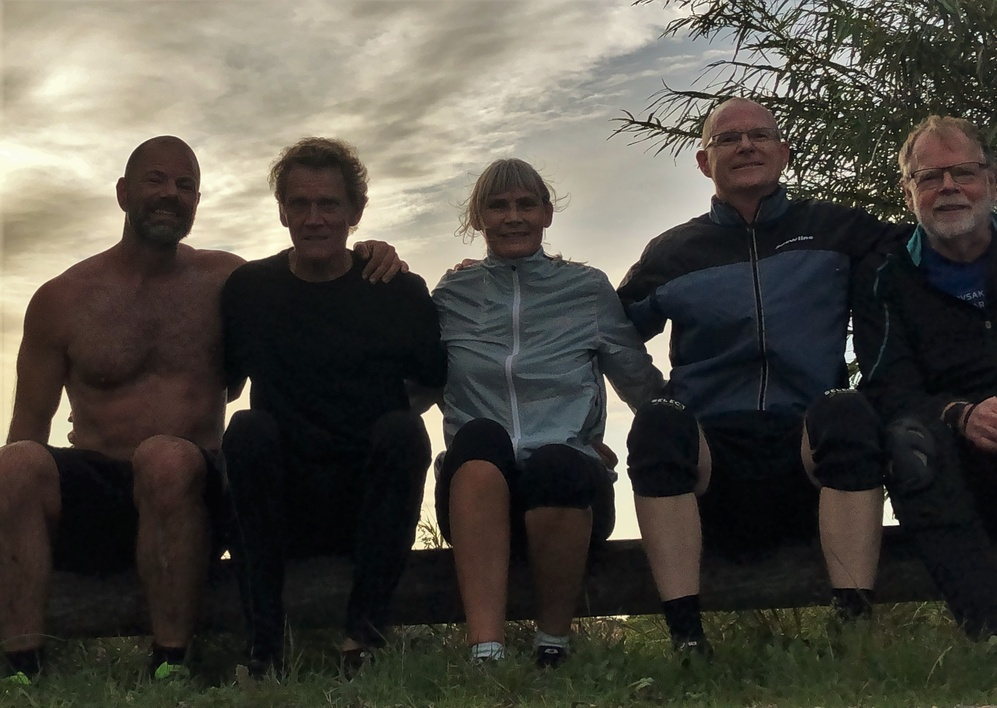
#> input picture convmappe_til_stud/brabrand.jpeg, 997 x 708 px, shrunk from 2372 x 1684 before the run
$ python Convolutions.py
#> lines starting #> are read from the running program, lines starting #| are printed output that depends on the picture
# pip install numpy
# pip install opencv-python


import sys

import cv2
import numpy as np


# Grayscale Image
def processImage(image):
#> called with image = 'brabrand.jpeg'
    image = cv2.imread(image)
#> image is the input picture: shape (708, 997, 3); mean B, G, R 67.1, 74.4, 77.3
    image = cv2.cvtColor(src=image, code=cv2.COLOR_BGR2GRAY)
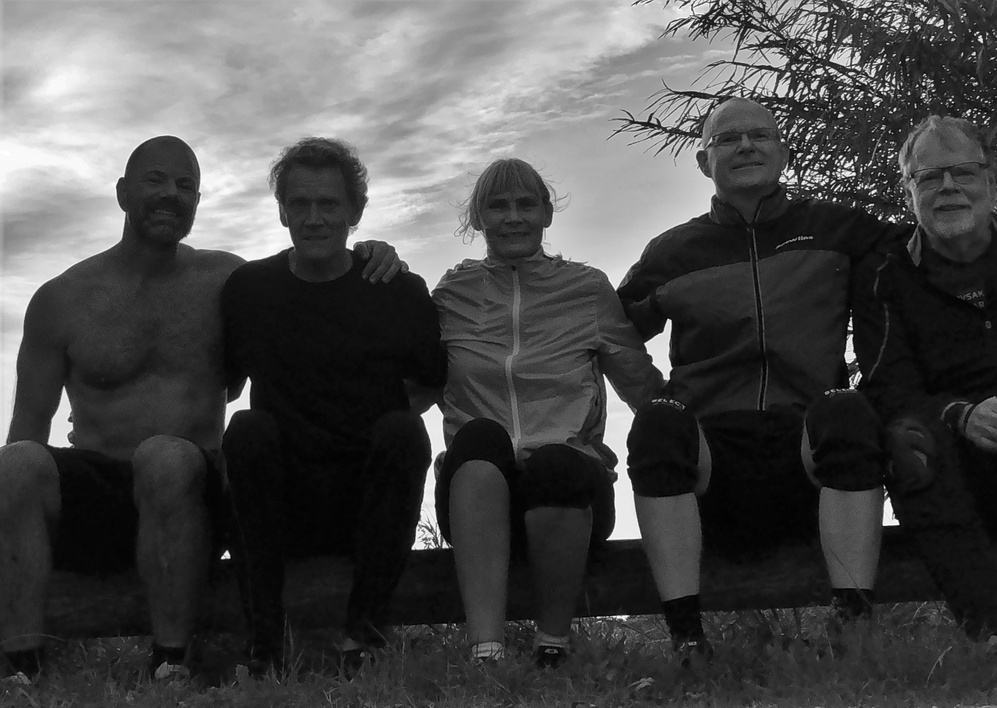
#> image: shape (708, 997); min 0, max 254, mean 74.4
    return image


def convolve2D(image, kernel, padding=0, strides=1):
    # Cross Correlation
#> called with kernel = array of shape (3, 3), padding = 2, strides = 1
    kernel = np.flipud(np.fliplr(kernel))

    # Gather Shapes of Kernel + Image + Padding
    xKernShape = kernel.shape[0]
    yKernShape = kernel.shape[1]
    xImgShape = image.shape[0]
#> xImgShape = 708
    yImgShape = image.shape[1]
#> yImgShape = 997

    # Shape of Output Convolution
    xOutput = int(((xImgShape - xKernShape + 2 * padding) / strides) + 1)
#> xOutput = 710
    yOutput = int(((yImgShape - yKernShape + 2 * padding) / strides) + 1)
#> yOutput = 999
    output = np.zeros((xOutput, yOutput))

    # Apply Equal Padding to All Sides
    if padding != 0:
        imagePadded = np.zeros((image.shape[0] + padding*2, image.shape[1] + padding*2))
        imagePadded[int(padding):int(-1 * padding), int(padding):int(-1 * padding)] = image
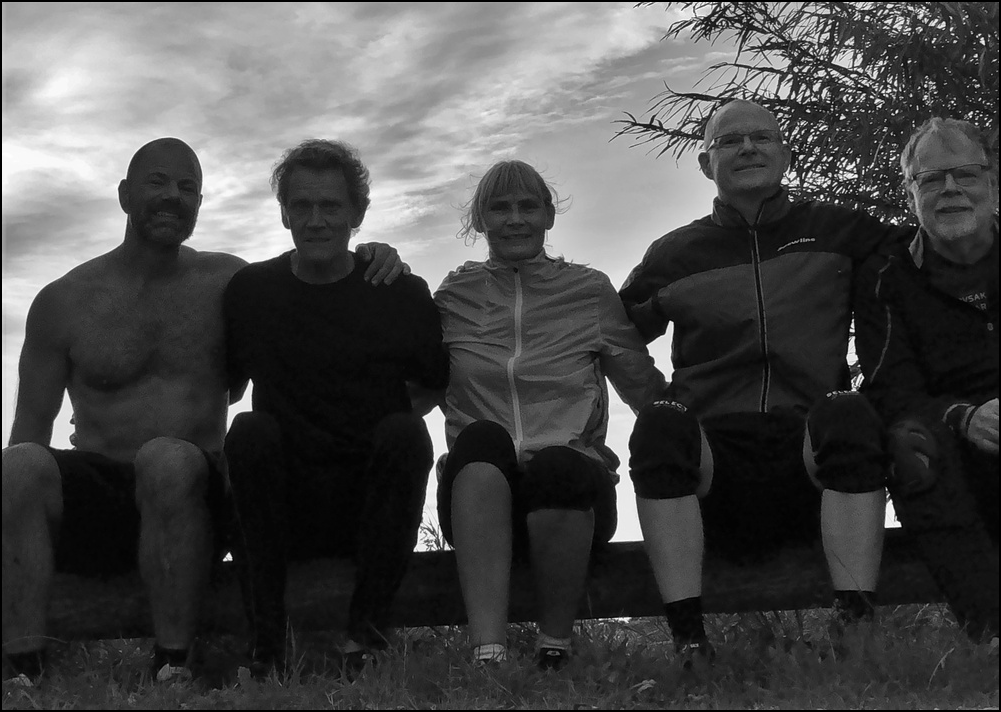
#> imagePadded: shape (712, 1001) float64; min 0, max 254, mean 73.7
    else:
        imagePadded = image

    # Iterate through image
    for y in range(image.shape[1]):
        # Exit Convolution
        if y > image.shape[1] - yKernShape:
            break
        # Only Convolve if y has gone down by the specified Strides
        if y % strides == 0:
            for x in range(image.shape[0]):
                # Go to next row once kernel is out of bounds
                if x > image.shape[0] - xKernShape:
                    break
                try:
                    # Only Convolve if x has moved by the specified Strides
                    if x % strides == 0:
                        output[x, y] = (kernel * imagePadded[x: x + xKernShape, y: y + yKernShape]).sum()
                except:
                    break
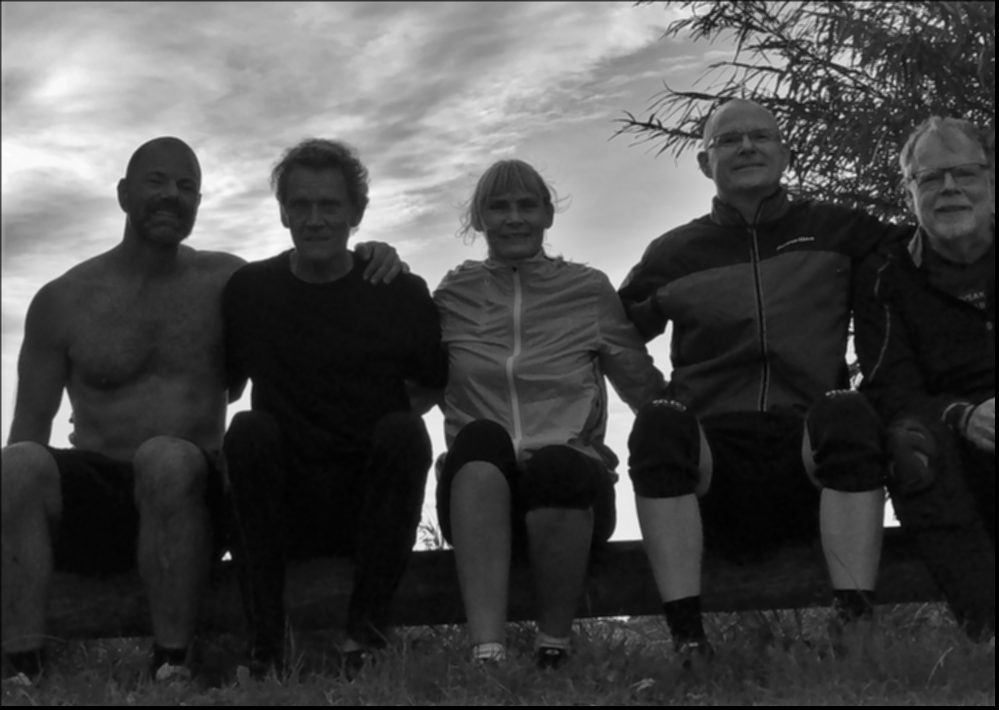
#> output: shape (710, 999) float64; min 0, max 253.9, mean 73.7

    return output


if __name__ == '__main__':
    # Grayscale Image
    #image = processImage('Image.jpeg')
    image = processImage('brabrand.jpeg')

    # Edge Detection Kernel
    #kernel = np.array([[-1, -1, -1], [-1, 8, -1], [-1, -1, -1]])
    kernel = np.array([[1/9,1/9, 1/9],[1/9,1/9, 1/9],[1/9,1/9, 1/9]])

    # Convolve and Save Output
    output = convolve2D(image, kernel, padding=2)
    cv2.imwrite('2DConvolved.jpg', output)

$ run again, with convmappe_til_stud/skov.jpg copied over convmappe_til_stud/brabrand.jpeg
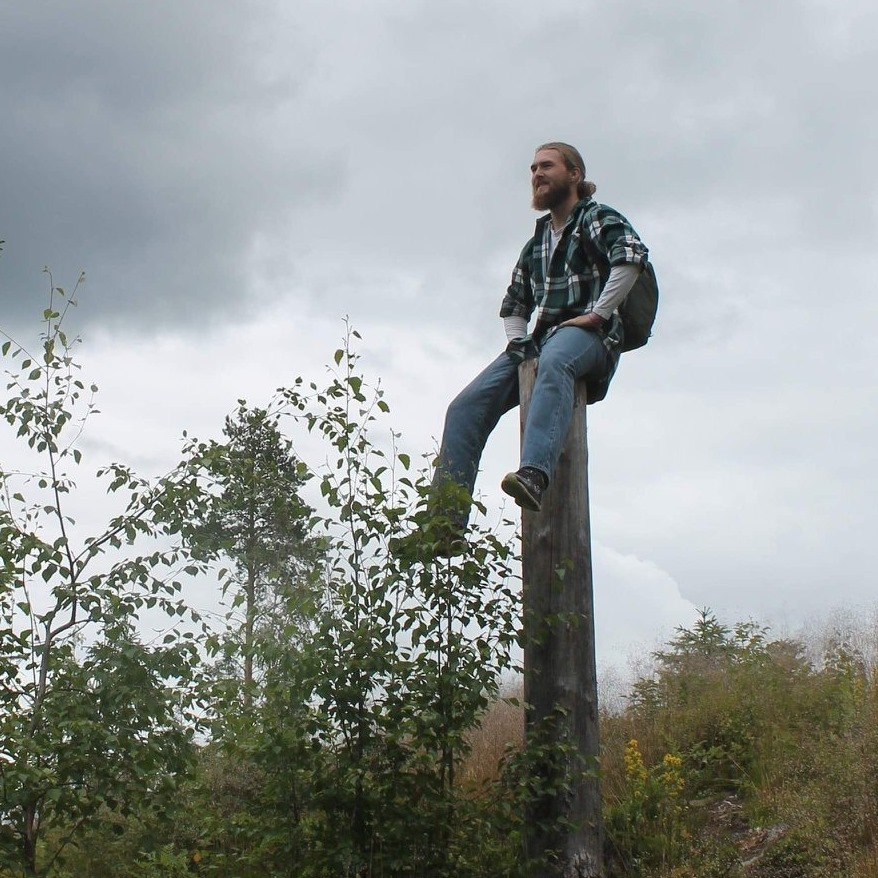
#> input picture convmappe_til_stud/skov.jpg, 878 x 878 px
#> in processImage, image is the input picture: shape (878, 878, 3); mean B, G, R 152.2, 154.5, 149.5
#> image: shape (878, 878)
#> in convolve2D, `imagePadded[int(padding):int(-1 * padding), int(padding):int(-1 * padd..`:
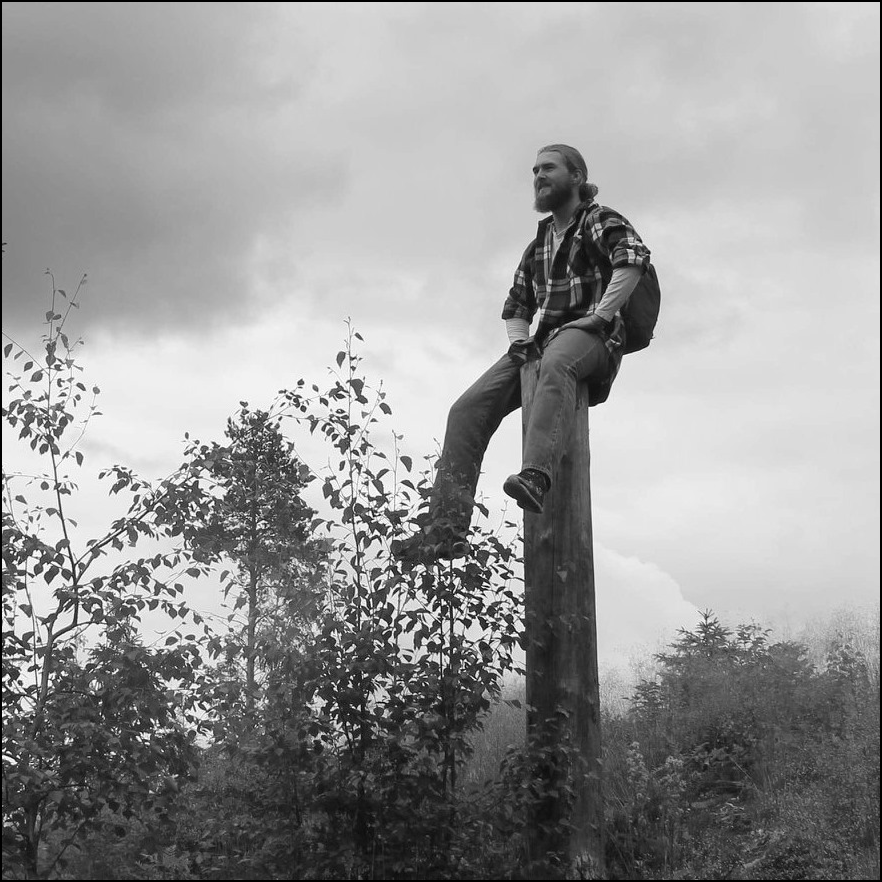
#> imagePadded: shape (882, 882) float64; min 0, max 255, mean 151.4
#> after the loop in convolve2D, `for y in range(image.shape[1]):`:
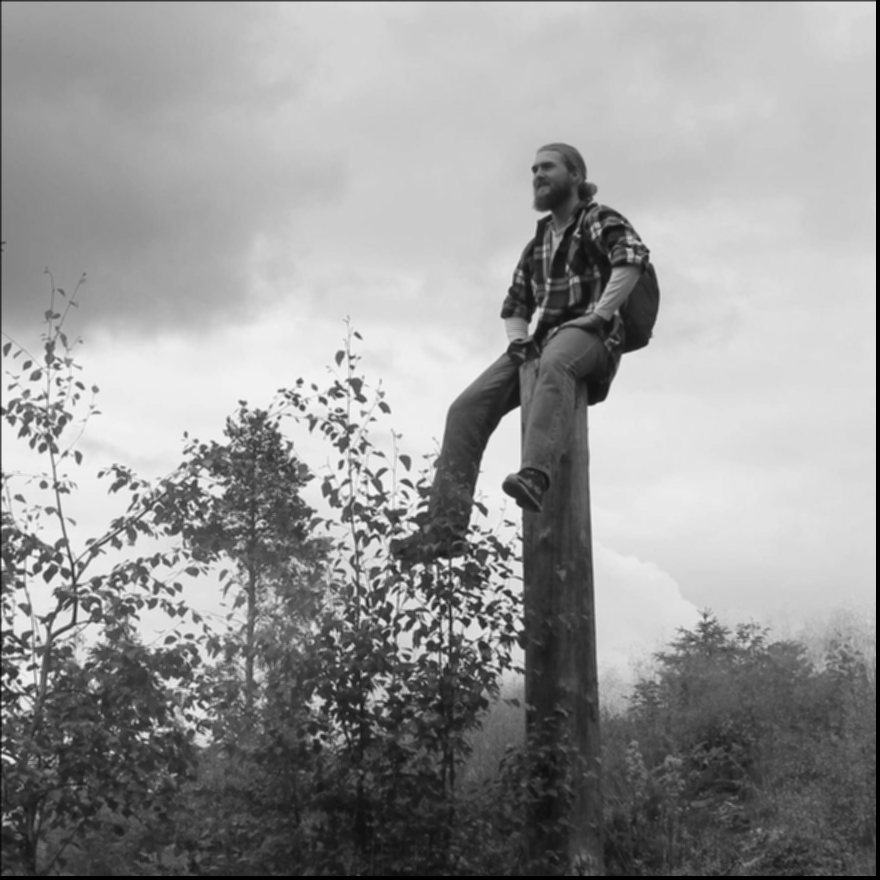
#> output: shape (880, 880) float64; min 0, max 246.9, mean 151.3
